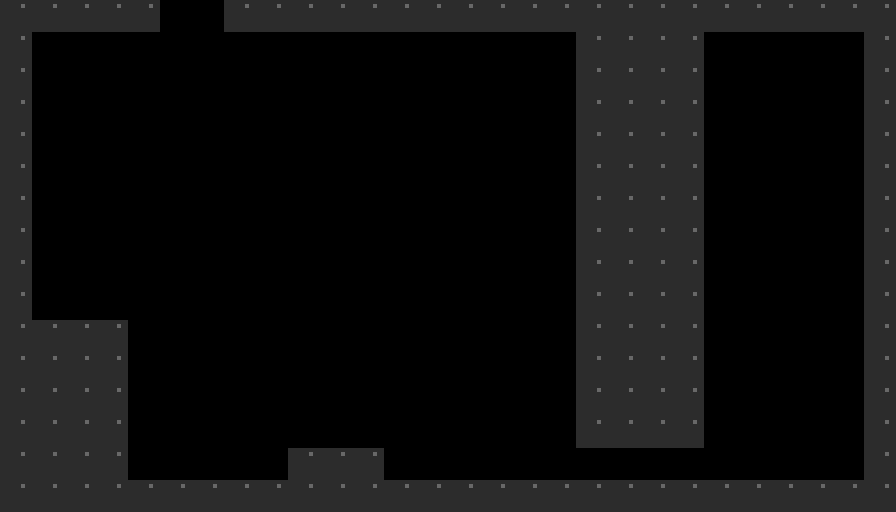

The image is a tile-based game level rendered from a .tmx file. Its description and source (layers, tilesets, objects; grid data summarised) follow:
An orthogonal 28x16 tile map with 32x32 px tiles, 1 tile layer (Platforms).

<map version="1.2" tiledversion="1.3.4" orientation="orthogonal" renderorder="right-down" width="28" height="16" tilewidth="32" tileheight="32" infinite="0" nextlayerid="6" nextobjectid="5">
 <editorsettings>
  <export target="level1.json" format="json" />
 </editorsettings>
 <tileset firstgid="1" name="level1" tilewidth="32" tileheight="32" tilecount="48" columns="12">
  <image source="spritesheet.png" width="384" height="128" />
  <tile id="0">
   <properties>
    <property name="collides" type="bool" value="true" />
   </properties>
  </tile>
  <tile id="1">
   <properties>
    <property name="collides" type="bool" value="true" />
   </properties>
  </tile>
  <tile id="2">
   <properties>
    <property name="collides" type="bool" value="true" />
   </properties>
  </tile>
  <tile id="3">
   <properties>
    <property name="collides" type="bool" value="true" />
   </properties>
  </tile>
  <tile id="4">
   <properties>
    <property name="collides" type="bool" value="true" />
   </properties>
  </tile>
  <tile id="5">
   <properties>
    <property name="collides" type="bool" value="true" />
   </properties>
  </tile>
  <tile id="6">
   <properties>
    <property name="collides" type="bool" value="true" />
   </properties>
  </tile>
  <tile id="7">
   <properties>
    <property name="collides" type="bool" value="true" />
   </properties>
  </tile>
  <tile id="8">
   <properties>
    <property name="collides" type="bool" value="true" />
   </properties>
  </tile>
  <tile id="9">
   <properties>
    <property name="collides" type="bool" value="true" />
   </properties>
  </tile>
  <tile id="10">
   <properties>
    <property name="collides" type="bool" value="true" />
   </properties>
  </tile>
  <tile id="11">
   <properties>
    <property name="collides" type="bool" value="true" />
   </properties>
  </tile>
  <tile id="12">
   <properties>
    <property name="collides" type="bool" value="true" />
   </properties>
  </tile>
  <tile id="13">
   <properties>
    <property name="collides" type="bool" value="true" />
   </properties>
  </tile>
  <tile id="14">
   <properties>
    <property name="collides" type="bool" value="true" />
   </properties>
  </tile>
  <tile id="15">
   <properties>
    <property name="collides" type="bool" value="true" />
   </properties>
  </tile>
  <tile id="16">
   <properties>
    <property name="collides" type="bool" value="true" />
   </properties>
  </tile>
  <tile id="17">
   <properties>
    <property name="collides" type="bool" value="true" />
   </properties>
  </tile>
  <tile id="18">
   <properties>
    <property name="collides" type="bool" value="true" />
   </properties>
  </tile>
  <tile id="19">
   <properties>
    <property name="collides" type="bool" value="true" />
   </properties>
  </tile>
  <tile id="20">
   <properties>
    <property name="collides" type="bool" value="true" />
   </properties>
  </tile>
  <tile id="21">
   <properties>
    <property name="collides" type="bool" value="true" />
   </properties>
  </tile>
  <tile id="22">
   <properties>
    <property name="collides" type="bool" value="true" />
   </properties>
  </tile>
  <tile id="23">
   <properties>
    <property name="collides" type="bool" value="true" />
   </properties>
  </tile>
  <tile id="24">
   <properties>
    <property name="collides" type="bool" value="true" />
   </properties>
  </tile>
  <tile id="25">
   <properties>
    <property name="collides" type="bool" value="true" />
   </properties>
  </tile>
  <tile id="26">
   <properties>
    <property name="collides" type="bool" value="true" />
   </properties>
  </tile>
  <tile id="27">
   <properties>
    <property name="collides" type="bool" value="true" />
   </properties>
  </tile>
  <tile id="28">
   <properties>
    <property name="collides" type="bool" value="true" />
   </properties>
  </tile>
  <tile id="29">
   <properties>
    <property name="collides" type="bool" value="true" />
   </properties>
  </tile>
  <tile id="30">
   <properties>
    <property name="collides" type="bool" value="true" />
   </properties>
  </tile>
  <tile id="31">
   <properties>
    <property name="collides" type="bool" value="true" />
   </properties>
  </tile>
  <tile id="32">
   <properties>
    <property name="collides" type="bool" value="true" />
   </properties>
  </tile>
  <tile id="33">
   <properties>
    <property name="collides" type="bool" value="true" />
   </properties>
  </tile>
  <tile id="34">
   <properties>
    <property name="collides" type="bool" value="true" />
   </properties>
  </tile>
  <tile id="35">
   <properties>
    <property name="collides" type="bool" value="true" />
   </properties>
  </tile>
  <tile id="36">
   <properties>
    <property name="collides" type="bool" value="true" />
   </properties>
  </tile>
  <tile id="37">
   <properties>
    <property name="collides" type="bool" value="true" />
   </properties>
  </tile>
  <tile id="38">
   <properties>
    <property name="collides" type="bool" value="true" />
   </properties>
  </tile>
  <tile id="39">
   <properties>
    <property name="collides" type="bool" value="true" />
   </properties>
  </tile>
  <tile id="40">
   <properties>
    <property name="collides" type="bool" value="true" />
   </properties>
  </tile>
  <tile id="41">
   <properties>
    <property name="collides" type="bool" value="true" />
   </properties>
  </tile>
  <tile id="42">
   <properties>
    <property name="collides" type="bool" value="true" />
   </properties>
  </tile>
  <tile id="43">
   <properties>
    <property name="collides" type="bool" value="true" />
   </properties>
  </tile>
  <tile id="44">
   <properties>
    <property name="collides" type="bool" value="true" />
   </properties>
  </tile>
  <tile id="45">
   <properties>
    <property name="collides" type="bool" value="true" />
   </properties>
  </tile>
  <tile id="46">
   <properties>
    <property name="collides" type="bool" value="true" />
   </properties>
  </tile>
  <tile id="47">
   <properties>
    <property name="collides" type="bool" value="true" />
   </properties>
  </tile>
 </tileset>
 <layer id="1" name="Platforms" width="28" height="16">
  <data>[448 cells, 152 non-empty, 1 distinct tile ids]</data>
 </layer>
</map>